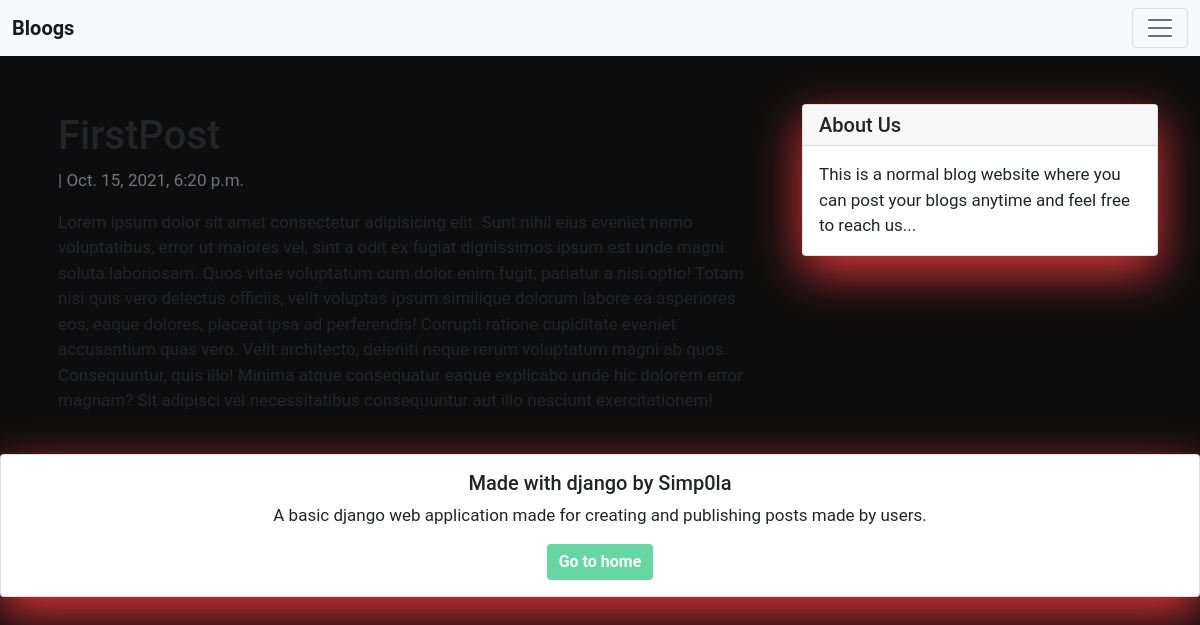
The app's page /fourth-post/ with its own data.
### blog/models.py (models this page shows, shortened)
class Post(models.Model):
    name = models.CharField('Author Name', max_length=120)
    title = models.CharField(max_length=120, unique=True)
    slug = models.SlugField(max_length=200, unique=True)
    updated_on = models.DateTimeField(auto_now_add=True)
    content = models.TextField()
    created_on = models.DateTimeField(auto_now_add=True)
    status = models.IntegerField(choices=STATUS, default=0)
    class Meta:
        ordering = ['-created_on']

### blog/views.py (the view)
# urls.py: path('<slug:slug>/', views.PostDetail.as_view(), name='post_detail'),
class PostDetail(generic.DetailView):
    model = Post
    template_name = 'post_detail.html'

### templates/post_detail.html (shortened to what this page needs)
{% extends "base.html" %}
{% block content %}
<div class="container">
    <div class="row">
        <div class="col-md-8 mb-4 mt-3 left top">
            <div class="card-body">
                <h1>{% block title %}
                    {{ object.title }}
                    {% endblock title %}
                </h1>
                <p class="text-muted">
                    {{ post.author }} | {{ post.created_on }}
                </p>
                <p class="card-text">
                    {{ object.content | safe }}
                </p>
            </div>
        </div>
        {% block sidebar %}
        <div class="col-md-4 float-right ">
            <div class="card my-4">
                <h5 class="card-header">About Us</h5>
                <div class="card-body">
                    <p class="card-text">This is a normal blog website where you can post your blogs anytime and feel free to reach us... </p>
                </div>
            </div>
        </div>
        {% endblock sidebar %}
    </div>
</div>
{% endblock content %}

### templates/base.html (style rules this page uses)
body { font-family: "Roboto", sans-serif; font-size: 17px; background-color: #0d0d0d; }

### templates/post_detail.html (style rules this page uses)
body { margin-top: 80px; }
.card { box-shadow: 0 16px 48px #e3373b; }

### records on screen
Post: title "FirstPost", created_on "Oct. 15, 2021, 6:20 p.m.", content "Lorem ipsum dolor sit amet consectetur adipisicing elit. Sunt nihil eius eveniet nemo voluptatibus, error ut maiores vel, sint a odit ex fugiat dignissimos ipsum est unde magni soluta laboriosam. Quos vitae voluptatum cum dolor enim fugit, pariatur a nisi optio! Totam nisi quis vero delectus officiis, velit voluptas ipsum similique dolorum labore ea asperiores eos, eaque dolores, placeat ipsa ad perferendis! Corrupti ratione cupiditate eveniet accusantium quas vero. Velit architecto, deleniti neque rerum voluptatum magni ab quos. Consequuntur, quis illo! Minima atque consequatur eaque explicabo unde hic dolorem error magnam? Sit adipisci vel necessitatibus consequuntur aut illo nesciunt…"
